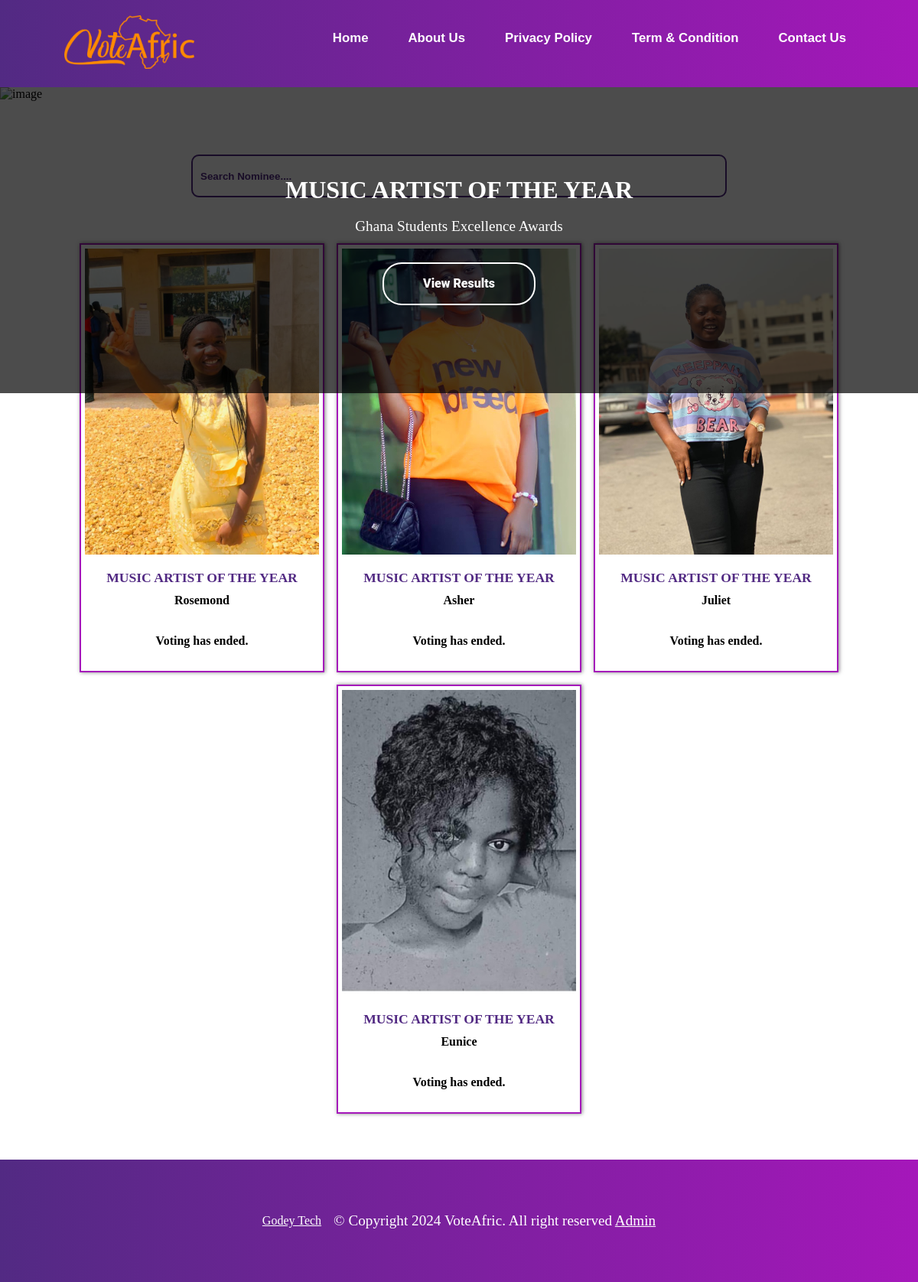
Page /payment/nominee/MUSICARTISTOFTHEYEAR2024/ on the committed database.
### vote/models.py (models this page shows, shortened)
class SubCategory(models.Model):
    category = models.ForeignKey(Category, on_delete=models.CASCADE)
    content = models.CharField(max_length=100)
    slug = models.SlugField(unique=True)
    date = models.DateTimeField(timezone.now)
    class Meta:
        verbose_name_plural = "sub categories"
        ordering = ('-date',)

class Category(models.Model):
    award = models.CharField(max_length=100)
    title = models.CharField(max_length=100, null=True)
    image = models.ImageField(upload_to="category")
    slug = models.SlugField(unique=True)
    date_added = models.DateTimeField('date added', null=True)
    end_date = models.DateTimeField('end date', null=True)
    class Meta:
        verbose_name_plural = "categories"
        ordering = ('-date_added',)
    def __str__(self):
        return self.award

### payment/models.py (models this page shows, shortened)
class Nominees(models.Model):
    category = models.ForeignKey(Category, on_delete=models.CASCADE, null=True)
    sub_category = models.ForeignKey(SubCategory, on_delete=models.CASCADE, null=True)
    name = models.CharField(max_length=100)
    image = models.ImageField(upload_to="nominees")
    slug = models.SlugField(unique=True, null=True)
    total_vote = models.IntegerField(default=0, null=True)
    can_vote = models.BooleanField(default=True)
    can_see_result = models.BooleanField(default=True)
    code = models.CharField(max_length=4, unique=True, null=True)
    date_added = models.DateTimeField('date added', null=True)
    end_date = models.DateTimeField('end date', null=True)
    class Meta:
        verbose_name_plural = "nominees"
        ordering = ('-total_vote',)

### payment/views.py (the view)
# urls.py: path('nominee/<slug:nominee_slug>/', views.nominees, name='nominee_detail'),
def nominees(request, nominee_slug):
    sub_category = None
    nominees = Nominees.objects.all()
    current_time = timezone.now()
    if nominee_slug:
        sub_category = get_object_or_404(SubCategory, slug=nominee_slug)
        nominees = nominees.filter(sub_category=sub_category)
    context = {
        'sub_category': sub_category,
        'nominees': nominees,
        'current_time': current_time,
        'title': 'Nominees',
    }
    return render(request, 'payment/nomineesPage.html', context)

### payment/templates/payment/nomineesPage.html (shortened to what this page needs)
{% extends 'vote/base.html' %}
{% load static %}
{% block content %}
<div class="banners">
    <img src="{% static 'vote/img/award-banner.jpg' %}" alt="image">
    <div class="banners-content">
        <h1>{% if sub_category %}{{ sub_category.content }}{% else %}Award Name{% endif %}</h1>
        <br>
        <p>{% if sub_category %}{{ sub_category.category }}{% else %}Award Name{% endif %}</p>
        <div class="button">
            <a href="{% url 'result' sub_category.slug %}">View Results</a>
        </div>
    </div>
</div>
<div style="justify-content: center; text-align:center; padding: 5px;">
</div>
  <div class="search-bar-section">
      <form action="">
        <input type="search" name="search" id="search" placeholder="Search Nominee....">
    </form>
  </div>
<section class="nominees-section-container content">
    <div class="nominees-container">
        {% for n in nominees %}
        <div class="nominees">
            <img src="{{ n.image.url }}" alt="image" loading="lazy">
            <div class="nominees-detail">
                <h2>{{ n.sub_category.content }}</h2>
                <h3>{{ n.name }}</h3>
                <div class="vote-button">
                    {% if current_time < n.end_date %}
                    <a href="{% url 'vote-page' n.slug %}">Vote</a>
                    {% else %}
                    <h3>Voting has ended.</h3>
                    {% endif %}
                </div>
            </div>
        </div>
        {% endfor %}
    </div>
</section>
{% endblock content %}

### vote/templates/vote/base.html (shortened to what this page needs)
{% load static %}
<!DOCTYPE html>
<html lang="en">
<head>
    <link rel="stylesheet" href="{% static 'vote/style.css' %}">
    <link rel="stylesheet" href="https://cdnjs.cloudflare.com/ajax/libs/font-awesome/6.4.2/css/all.min.css"
 />
</head>
<body>
    <header>
        <div class="nav-bar">
            <nav>
                <div class="logo">
                    <a href="{% url 'index' %}">
                        <img src="{% static 'vote/img/voteafric-logo.png' %}" alt="voteafric">
                    </a>
                </div>
                <ul class="navLinks">
                    <li><a  href="{% url 'index' %}">Home</a></li>
                    <li><a href="{% url 'about' %}">About Us</a></li>
                    <li><a href="{% url 'policy' %}">Privacy Policy</a></li>
                    <li><a href="{% url 'termsCondition' %}">Term & Condition </a></li>
                    <li><a href="{% url 'contact' %}">Contact Us</a></li>
                </ul>
            </nav>
        </div>
    </header>
    {% block content %} {% endblock %}
    <footer>
        <a href="https://godeytech.com/">Godey Tech</a>
        <p> © Copyright 2024 VoteAfric. All right reserved {% if user.is_authenticated %}<a href="{% url 'adminPage' %}">Admin</a> {% else %} <a href="{% url 'login' %}">Admin</a> {% endif %}</p>
    </footer>
</body>
</html>

### vote/static/vote/style.css (style rules this page uses)
* { padding: 0; margin: 0; text-decoration: none; list-style: none; box-sizing: border-box; }
:root { --voiletColor: #522a83; --orangeColor: #fb812b; --whiteColor: #fff; }
header { width: 100%; padding: 20px 7%; z-index: 1; color: #fff; position: relative; min-height: 8vh; font-family: 'Franklin Gothic Medium', 'Arial Narrow', Arial, sans-serif; background-image: linear-gradient(to right, #522a83, #a517ba); }
.nav-bar { display: flex; justify-content: space-between; gap: 2rem; }
nav { display: flex; gap: 3rem; justify-content: space-between; width: 100%; }
.navLinks { display: flex; gap: 2rem; padding: 20px 0; }
.logo img { width: 170px; }
.navLinks a { color: var(--whiteColor); font-size: 1.4vw; font-weight: 900; padding: 0 10px; }
.search-bar-section { padding-top: 5%; }
.search-bar-section form { display: flex; justify-content: center; align-items: center; padding: 0 5%; }
.search-bar-section input { width: 100%; max-width: 700px; height: 7vh; outline: none; border: solid 2px #522a83; padding: 10px; border-radius: 10px; color: var(--voiletColor); }
.search-bar-section input::placeholder { color: var(--voiletColor); font-weight: 700; }
.banners { position: relative; }
.banners img { width: 100%; height: 50vh; object-fit: cover; }
.banners-content { position: absolute; top: 0; background-color: rgba(0, 0, 0, 0.7); display: flex; flex-direction: column; justify-content: center; align-items: center; width: 100%; height: 50vh; color: var(--whiteColor); text-align: center; padding: 0 10px; }
.banners-content p { font-size: 1.2rem; }
.award-category-section, .nominees-section-container { padding: 5% 6%; }
.award-category-container, .nominees-container { display: flex; justify-content: center; flex-wrap: wrap; gap: 1rem; }
.category, .nominees { width: 100%; max-width: 320px; min-height: 40vh; background-color: var(--whiteColor); border: solid 2px #a517ba; box-shadow: 1px 0 5px rgba(0, 0, 0, 0.5); transition: transform 0.5s; padding: 5px; }
.nominees img { width: 100%; height: 50vh; object-fit: cover; }
.category-details, .nominees-detail { display: flex; padding-top: 5%; align-items: center; flex-direction: column; }
.category-details h2, .nominees-detail h2 { font-size: 1.1rem; color: var(--voiletColor); text-align: center; }
.category-details h3, .nominees-detail h3 { font-size: 1rem; padding: 10px; text-align: center; }
.vote-button { width: 100%; padding: 5%; }
.button { display: flex; justify-content: center; margin-top: 3%; width: 100%; max-width: 200px; align-items: center; }
.button a { padding: 10px 25px; font-family: "Roboto", sans-serif; font-weight: 500; background: transparent; outline: none !important; cursor: pointer; transition: all 0.3s ease; position: relative; display: flex; align-items: center; justify-content: center; width: 100%; min-height: 7vh; text-align: center; border-radius: 25px; border: 2px solid rgb(255, 255, 255); z-index: 0; color: white; font-weight: 900; }
.button a:after { position: absolute; content: ""; width: 100%; height: 0; bottom: 0; left: 0; z-index: -1; background: rgb(255, 255, 255); transition: all 0.3s ease; border-radius: 25px; }
footer { position: relative; background-image: linear-gradient(to right, #522a83, #a517ba); display: flex; flex-wrap: wrap; gap: 1rem; justify-content: center; align-items: center; padding: 20px 10px; min-height: 20vh; width: 100%; }
footer a { color: var(--whiteColor); text-decoration: underline; }
footer p { color: var(--whiteColor); font-size: 1.2rem; }

### rows in the picture
SubCategory: content "MUSIC ARTIST OF THE YEAR", category "Ghana Students Excellence Awards"
Nominees: image (picture), sub_category.content "MUSIC ARTIST OF THE YEAR", name "Rosemond", shows "Voting has ended."
Nominees: image (picture), sub_category.content "MUSIC ARTIST OF THE YEAR", name "Asher", shows "Voting has ended."
Nominees: image (picture), sub_category.content "MUSIC ARTIST OF THE YEAR", name "Juliet", shows "Voting has ended."
Nominees: image (picture), sub_category.content "MUSIC ARTIST OF THE YEAR", name "Eunice", shows "Voting has ended."
